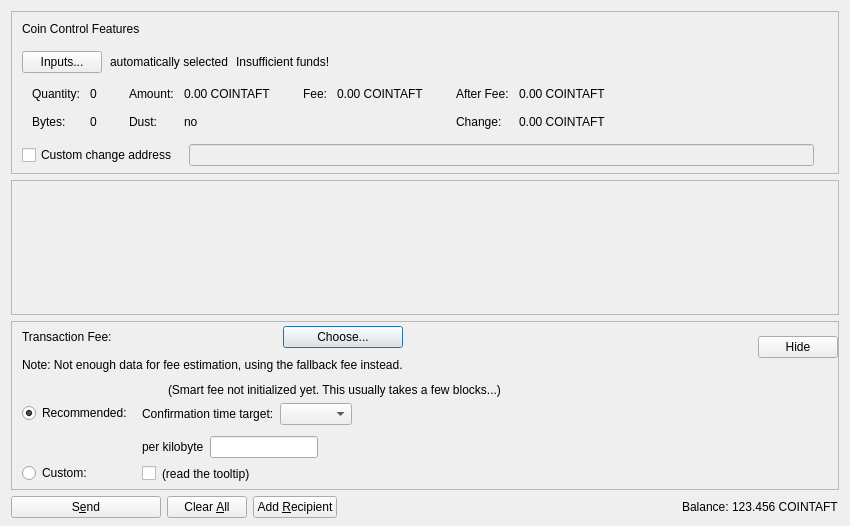
<?xml version="1.0" encoding="UTF-8"?>
<ui version="4.0">
 <class>SendCoinsDialog</class>
 <widget class="QDialog" name="SendCoinsDialog">
  <property name="geometry">
   <rect>
    <x>0</x>
    <y>0</y>
    <width>850</width>
    <height>526</height>
   </rect>
  </property>
  <property name="windowTitle">
   <string>Send Coins</string>
  </property>
  <layout class="QVBoxLayout" name="verticalLayout" stretch="0,1,0,0">
   <property name="bottomMargin">
    <number>8</number>
   </property>
   <item>
    <widget class="QFrame" name="frameCoinControl">
     <property name="sizePolicy">
      <sizepolicy hsizetype="Expanding" vsizetype="Expanding">
       <horstretch>0</horstretch>
       <verstretch>0</verstretch>
      </sizepolicy>
     </property>
     <property name="maximumSize">
      <size>
       <width>16777215</width>
       <height>16777215</height>
      </size>
     </property>
     <property name="frameShape">
      <enum>QFrame::StyledPanel</enum>
     </property>
     <property name="frameShadow">
      <enum>QFrame::Sunken</enum>
     </property>
     <layout class="QVBoxLayout" name="verticalLayoutCoinControl2">
      <property name="spacing">
       <number>0</number>
      </property>
      <property name="leftMargin">
       <number>0</number>
      </property>
      <property name="topMargin">
       <number>0</number>
      </property>
      <property name="rightMargin">
       <number>0</number>
      </property>
      <property name="bottomMargin">
       <number>6</number>
      </property>
      <item>
       <layout class="QVBoxLayout" name="verticalLayoutCoinControl" stretch="0,0,0,0,1">
        <property name="spacing">
         <number>0</number>
        </property>
        <property name="leftMargin">
         <number>10</number>
        </property>
        <property name="topMargin">
         <number>10</number>
        </property>
        <item>
         <layout class="QHBoxLayout" name="horizontalLayoutCoinControl1">
          <property name="bottomMargin">
           <number>15</number>
          </property>
          <item>
           <widget class="QLabel" name="labelCoinControlFeatures">
            <property name="sizePolicy">
             <sizepolicy hsizetype="Preferred" vsizetype="Maximum">
              <horstretch>0</horstretch>
              <verstretch>0</verstretch>
             </sizepolicy>
            </property>
            <property name="text">
             <string>Coin Control Features</string>
            </property>
           </widget>
          </item>
         </layout>
        </item>
        <item>
         <layout class="QHBoxLayout" name="horizontalLayoutCoinControl2" stretch="0,0,0,0">
          <property name="spacing">
           <number>8</number>
          </property>
          <property name="bottomMargin">
           <number>10</number>
          </property>
          <item>
           <widget class="QPushButton" name="pushButtonCoinControl">
            <property name="styleSheet">
             <string notr="true"/>
            </property>
            <property name="text">
             <string>Inputs...</string>
            </property>
            <property name="autoDefault">
             <bool>false</bool>
            </property>
           </widget>
          </item>
          <item>
           <widget class="QLabel" name="labelCoinControlAutomaticallySelected">
            <property name="text">
             <string>automatically selected</string>
            </property>
            <property name="margin">
             <number>5</number>
            </property>
           </widget>
          </item>
          <item>
           <widget class="QLabel" name="labelCoinControlInsuffFunds">
            <property name="text">
             <string>Insufficient funds!</string>
            </property>
            <property name="margin">
             <number>5</number>
            </property>
           </widget>
          </item>
          <item>
           <spacer name="horizontalSpacerCoinControl">
            <property name="orientation">
             <enum>Qt::Horizontal</enum>
            </property>
            <property name="sizeHint" stdset="0">
             <size>
              <width>40</width>
              <height>1</height>
             </size>
            </property>
           </spacer>
          </item>
         </layout>
        </item>
        <item>
         <widget class="QWidget" name="widgetCoinControl" native="true">
          <property name="sizePolicy">
           <sizepolicy hsizetype="Preferred" vsizetype="Preferred">
            <horstretch>0</horstretch>
            <verstretch>0</verstretch>
           </sizepolicy>
          </property>
          <property name="minimumSize">
           <size>
            <width>0</width>
            <height>0</height>
           </size>
          </property>
          <property name="styleSheet">
           <string notr="true"/>
          </property>
          <layout class="QHBoxLayout" name="horizontalLayoutCoinControl5">
           <property name="leftMargin">
            <number>0</number>
           </property>
           <property name="topMargin">
            <number>0</number>
           </property>
           <property name="rightMargin">
            <number>0</number>
           </property>
           <property name="bottomMargin">
            <number>0</number>
           </property>
           <item>
            <layout class="QHBoxLayout" name="horizontalLayoutCoinControl3" stretch="0,0,0,1">
             <property name="spacing">
              <number>20</number>
             </property>
             <property name="topMargin">
              <number>0</number>
             </property>
             <property name="bottomMargin">
              <number>10</number>
             </property>
             <item>
              <layout class="QFormLayout" name="formLayoutCoinControl1">
               <property name="horizontalSpacing">
                <number>10</number>
               </property>
               <property name="verticalSpacing">
                <number>14</number>
               </property>
               <property name="leftMargin">
                <number>10</number>
               </property>
               <property name="topMargin">
                <number>4</number>
               </property>
               <property name="rightMargin">
                <number>6</number>
               </property>
               <item row="0" column="0">
                <widget class="QLabel" name="labelCoinControlQuantityText">
                 <property name="text">
                  <string>Quantity:</string>
                 </property>
                 <property name="margin">
                  <number>0</number>
                 </property>
                </widget>
               </item>
               <item row="0" column="1">
                <widget class="QLabel" name="labelCoinControlQuantity">
                 <property name="cursor">
                  <cursorShape>IBeamCursor</cursorShape>
                 </property>
                 <property name="contextMenuPolicy">
                  <enum>Qt::ActionsContextMenu</enum>
                 </property>
                 <property name="text">
                  <string notr="true">0</string>
                 </property>
                 <property name="margin">
                  <number>0</number>
                 </property>
                 <property name="textInteractionFlags">
                  <set>Qt::LinksAccessibleByMouse|Qt::TextSelectableByKeyboard|Qt::TextSelectableByMouse</set>
                 </property>
                </widget>
               </item>
               <item row="1" column="0">
                <widget class="QLabel" name="labelCoinControlBytesText">
                 <property name="text">
                  <string>Bytes:</string>
                 </property>
                </widget>
               </item>
               <item row="1" column="1">
                <widget class="QLabel" name="labelCoinControlBytes">
                 <property name="cursor">
                  <cursorShape>IBeamCursor</cursorShape>
                 </property>
                 <property name="contextMenuPolicy">
                  <enum>Qt::ActionsContextMenu</enum>
                 </property>
                 <property name="text">
                  <string notr="true">0</string>
                 </property>
                 <property name="textInteractionFlags">
                  <set>Qt::LinksAccessibleByMouse|Qt::TextSelectableByKeyboard|Qt::TextSelectableByMouse</set>
                 </property>
                </widget>
               </item>
              </layout>
             </item>
             <item>
              <layout class="QFormLayout" name="formLayoutCoinControl2">
               <property name="horizontalSpacing">
                <number>10</number>
               </property>
               <property name="verticalSpacing">
                <number>14</number>
               </property>
               <property name="leftMargin">
                <number>6</number>
               </property>
               <property name="topMargin">
                <number>4</number>
               </property>
               <property name="rightMargin">
                <number>6</number>
               </property>
               <item row="0" column="0">
                <widget class="QLabel" name="labelCoinControlAmountText">
                 <property name="text">
                  <string>Amount:</string>
                 </property>
                 <property name="margin">
                  <number>0</number>
                 </property>
                </widget>
               </item>
               <item row="0" column="1">
                <widget class="QLabel" name="labelCoinControlAmount">
                 <property name="cursor">
                  <cursorShape>IBeamCursor</cursorShape>
                 </property>
                 <property name="contextMenuPolicy">
                  <enum>Qt::ActionsContextMenu</enum>
                 </property>
                 <property name="text">
                  <string notr="true">0.00 COINTAFT</string>
                 </property>
                 <property name="textInteractionFlags">
                  <set>Qt::LinksAccessibleByMouse|Qt::TextSelectableByKeyboard|Qt::TextSelectableByMouse</set>
                 </property>
                </widget>
               </item>
               <item row="1" column="0">
                <widget class="QLabel" name="labelCoinControlLowOutputText">
                 <property name="text">
                  <string>Dust:</string>
                 </property>
                </widget>
               </item>
               <item row="1" column="1">
                <widget class="QLabel" name="labelCoinControlLowOutput">
                 <property name="cursor">
                  <cursorShape>IBeamCursor</cursorShape>
                 </property>
                 <property name="contextMenuPolicy">
                  <enum>Qt::ActionsContextMenu</enum>
                 </property>
                 <property name="text">
                  <string notr="true">no</string>
                 </property>
                 <property name="textInteractionFlags">
                  <set>Qt::LinksAccessibleByMouse|Qt::TextSelectableByKeyboard|Qt::TextSelectableByMouse</set>
                 </property>
                </widget>
               </item>
              </layout>
             </item>
             <item>
              <layout class="QFormLayout" name="formLayoutCoinControl3">
               <property name="horizontalSpacing">
                <number>10</number>
               </property>
               <property name="verticalSpacing">
                <number>14</number>
               </property>
               <property name="leftMargin">
                <number>6</number>
               </property>
               <property name="topMargin">
                <number>4</number>
               </property>
               <property name="rightMargin">
                <number>6</number>
               </property>
               <item row="0" column="0">
                <widget class="QLabel" name="labelCoinControlFeeText">
                 <property name="text">
                  <string>Fee:</string>
                 </property>
                 <property name="margin">
                  <number>0</number>
                 </property>
                </widget>
               </item>
               <item row="0" column="1">
                <widget class="QLabel" name="labelCoinControlFee">
                 <property name="cursor">
                  <cursorShape>IBeamCursor</cursorShape>
                 </property>
                 <property name="contextMenuPolicy">
                  <enum>Qt::ActionsContextMenu</enum>
                 </property>
                 <property name="text">
                  <string notr="true">0.00 COINTAFT</string>
                 </property>
                 <property name="textInteractionFlags">
                  <set>Qt::LinksAccessibleByMouse|Qt::TextSelectableByKeyboard|Qt::TextSelectableByMouse</set>
                 </property>
                </widget>
               </item>
              </layout>
             </item>
             <item>
              <layout class="QFormLayout" name="formLayoutCoinControl4">
               <property name="horizontalSpacing">
                <number>10</number>
               </property>
               <property name="verticalSpacing">
                <number>14</number>
               </property>
               <property name="leftMargin">
                <number>6</number>
               </property>
               <property name="topMargin">
                <number>4</number>
               </property>
               <property name="rightMargin">
                <number>6</number>
               </property>
               <item row="0" column="0">
                <widget class="QLabel" name="labelCoinControlAfterFeeText">
                 <property name="text">
                  <string>After Fee:</string>
                 </property>
                 <property name="margin">
                  <number>0</number>
                 </property>
                </widget>
               </item>
               <item row="0" column="1">
                <widget class="QLabel" name="labelCoinControlAfterFee">
                 <property name="cursor">
                  <cursorShape>IBeamCursor</cursorShape>
                 </property>
                 <property name="contextMenuPolicy">
                  <enum>Qt::ActionsContextMenu</enum>
                 </property>
                 <property name="text">
                  <string notr="true">0.00 COINTAFT</string>
                 </property>
                 <property name="textInteractionFlags">
                  <set>Qt::LinksAccessibleByMouse|Qt::TextSelectableByKeyboard|Qt::TextSelectableByMouse</set>
                 </property>
                </widget>
               </item>
               <item row="1" column="0">
                <widget class="QLabel" name="labelCoinControlChangeText">
                 <property name="text">
                  <string>Change:</string>
                 </property>
                </widget>
               </item>
               <item row="1" column="1">
                <widget class="QLabel" name="labelCoinControlChange">
                 <property name="cursor">
                  <cursorShape>IBeamCursor</cursorShape>
                 </property>
                 <property name="contextMenuPolicy">
                  <enum>Qt::ActionsContextMenu</enum>
                 </property>
                 <property name="text">
                  <string notr="true">0.00 COINTAFT</string>
                 </property>
                 <property name="textInteractionFlags">
                  <set>Qt::LinksAccessibleByMouse|Qt::TextSelectableByKeyboard|Qt::TextSelectableByMouse</set>
                 </property>
                </widget>
               </item>
              </layout>
             </item>
            </layout>
           </item>
          </layout>
         </widget>
        </item>
        <item>
         <layout class="QHBoxLayout" name="horizontalLayoutCoinControl4" stretch="0,0,0">
          <property name="spacing">
           <number>12</number>
          </property>
          <property name="sizeConstraint">
           <enum>QLayout::SetDefaultConstraint</enum>
          </property>
          <property name="topMargin">
           <number>5</number>
          </property>
          <property name="rightMargin">
           <number>5</number>
          </property>
          <item>
           <widget class="QCheckBox" name="checkBoxCoinControlChange">
            <property name="toolTip">
             <string>If this is activated, but the change address is empty or invalid, change will be sent to a newly generated address.</string>
            </property>
            <property name="text">
             <string>Custom change address</string>
            </property>
           </widget>
          </item>
          <item>
           <widget class="QValidatedLineEdit" name="lineEditCoinControlChange">
            <property name="enabled">
             <bool>false</bool>
            </property>
            <property name="sizePolicy">
             <sizepolicy hsizetype="Expanding" vsizetype="Fixed">
              <horstretch>0</horstretch>
              <verstretch>0</verstretch>
             </sizepolicy>
            </property>
           </widget>
          </item>
          <item>
           <widget class="QLabel" name="labelCoinControlChangeLabel">
            <property name="sizePolicy">
             <sizepolicy hsizetype="Preferred" vsizetype="Expanding">
              <horstretch>0</horstretch>
              <verstretch>0</verstretch>
             </sizepolicy>
            </property>
            <property name="minimumSize">
             <size>
              <width>0</width>
              <height>0</height>
             </size>
            </property>
            <property name="text">
             <string/>
            </property>
            <property name="margin">
             <number>3</number>
            </property>
           </widget>
          </item>
         </layout>
        </item>
        <item>
         <spacer name="verticalSpacerCoinControl">
          <property name="orientation">
           <enum>Qt::Vertical</enum>
          </property>
          <property name="sizeHint" stdset="0">
           <size>
            <width>800</width>
            <height>1</height>
           </size>
          </property>
         </spacer>
        </item>
       </layout>
      </item>
     </layout>
    </widget>
   </item>
   <item>
    <widget class="QScrollArea" name="scrollArea">
     <property name="widgetResizable">
      <bool>true</bool>
     </property>
     <widget class="QWidget" name="scrollAreaWidgetContents">
      <property name="geometry">
       <rect>
        <x>0</x>
        <y>0</y>
        <width>830</width>
        <height>104</height>
       </rect>
      </property>
      <layout class="QVBoxLayout" name="verticalLayout_2" stretch="0,1">
       <property name="leftMargin">
        <number>0</number>
       </property>
       <property name="topMargin">
        <number>0</number>
       </property>
       <property name="rightMargin">
        <number>0</number>
       </property>
       <property name="bottomMargin">
        <number>0</number>
       </property>
       <item>
        <layout class="QVBoxLayout" name="entries">
         <property name="spacing">
          <number>6</number>
         </property>
        </layout>
       </item>
       <item>
        <spacer name="verticalSpacer">
         <property name="orientation">
          <enum>Qt::Vertical</enum>
         </property>
         <property name="sizeHint" stdset="0">
          <size>
           <width>20</width>
           <height>40</height>
          </size>
         </property>
        </spacer>
       </item>
      </layout>
     </widget>
    </widget>
   </item>
   <item>
    <widget class="QFrame" name="frameFee">
     <property name="sizePolicy">
      <sizepolicy hsizetype="Expanding" vsizetype="Expanding">
       <horstretch>0</horstretch>
       <verstretch>0</verstretch>
      </sizepolicy>
     </property>
     <property name="maximumSize">
      <size>
       <width>16777215</width>
       <height>16777215</height>
      </size>
     </property>
     <property name="frameShape">
      <enum>QFrame::StyledPanel</enum>
     </property>
     <property name="frameShadow">
      <enum>QFrame::Sunken</enum>
     </property>
     <layout class="QVBoxLayout" name="verticalLayoutFee1">
      <property name="spacing">
       <number>0</number>
      </property>
      <property name="leftMargin">
       <number>0</number>
      </property>
      <property name="topMargin">
       <number>0</number>
      </property>
      <property name="rightMargin">
       <number>0</number>
      </property>
      <property name="bottomMargin">
       <number>0</number>
      </property>
      <item>
       <layout class="QVBoxLayout" name="verticalLayoutFee2" stretch="0,0,0">
        <property name="spacing">
         <number>0</number>
        </property>
        <property name="leftMargin">
         <number>10</number>
        </property>
        <property name="topMargin">
         <number>0</number>
        </property>
        <item>
         <layout class="QHBoxLayout" name="horizontalLayoutFee1">
          <property name="bottomMargin">
           <number>0</number>
          </property>
          <item>
           <layout class="QVBoxLayout" name="verticalLayoutFee7">
            <property name="spacing">
             <number>0</number>
            </property>
            <item>
             <spacer name="verticalSpacerSmartFee">
              <property name="orientation">
               <enum>Qt::Vertical</enum>
              </property>
              <property name="sizeType">
               <enum>QSizePolicy::Fixed</enum>
              </property>
              <property name="sizeHint" stdset="0">
               <size>
                <width>1</width>
                <height>4</height>
               </size>
              </property>
             </spacer>
            </item>
            <item>
             <layout class="QHBoxLayout" name="horizontalLayoutSmartFee">
              <property name="spacing">
               <number>10</number>
              </property>
              <item>
               <widget class="QLabel" name="labelFeeHeadline">
                <property name="sizePolicy">
                 <sizepolicy hsizetype="Preferred" vsizetype="Maximum">
                  <horstretch>0</horstretch>
                  <verstretch>0</verstretch>
                 </sizepolicy>
                </property>
                <property name="text">
                 <string>Transaction Fee:</string>
                </property>
               </widget>
              </item>
              <item>
               <widget class="QLabel" name="labelFeeMinimized">
                <property name="text">
                 <string/>
                </property>
               </widget>
              </item>
              <item>
               <widget class="QPushButton" name="buttonChooseFee">
                <property name="text">
                 <string>Choose...</string>
                </property>
               </widget>
              </item>
             </layout>
            </item>
            <item>
             <spacer name="verticalSpacer_7">
              <property name="orientation">
               <enum>Qt::Vertical</enum>
              </property>
              <property name="sizeHint" stdset="0">
               <size>
                <width>1</width>
                <height>10</height>
               </size>
              </property>
             </spacer>
            </item>
            <item>
             <widget class="QLabel" name="fallbackFeeWarningLabel">
              <property name="toolTip">
               <string>Using the fallbackfee can result in sending a transaction that will take several hours or days (or never) to confirm. Consider choosing your fee manually or wait until you have validated the complete chain.</string>
              </property>
              <property name="text">
               <string>Note: Not enough data for fee estimation, using the fallback fee instead.</string>
              </property>
              <property name="wordWrap">
               <bool>false</bool>
              </property>
             </widget>
            </item>
            <item>
             <spacer name="verticalSpacer_5">
              <property name="orientation">
               <enum>Qt::Vertical</enum>
              </property>
              <property name="sizeHint" stdset="0">
               <size>
                <width>1</width>
                <height>1</height>
               </size>
              </property>
             </spacer>
            </item>
           </layout>
          </item>
          <item>
           <spacer name="horizontalSpacer_4">
            <property name="orientation">
             <enum>Qt::Horizontal</enum>
            </property>
            <property name="sizeHint" stdset="0">
             <size>
              <width>1</width>
              <height>1</height>
             </size>
            </property>
           </spacer>
          </item>
          <item>
           <widget class="QPushButton" name="buttonMinimizeFee">
            <property name="toolTip">
             <string>collapse fee-settings</string>
            </property>
            <property name="text">
             <string>Hide</string>
            </property>
           </widget>
          </item>
         </layout>
        </item>
        <item>
         <widget class="QFrame" name="frameFeeSelection">
          <layout class="QVBoxLayout" name="verticalLayoutFee12">
           <property name="spacing">
            <number>0</number>
           </property>
           <property name="leftMargin">
            <number>0</number>
           </property>
           <property name="topMargin">
            <number>0</number>
           </property>
           <property name="rightMargin">
            <number>0</number>
           </property>
           <property name="bottomMargin">
            <number>0</number>
           </property>
           <item>
            <layout class="QGridLayout" name="gridLayoutFee">
             <property name="topMargin">
              <number>10</number>
             </property>
             <property name="bottomMargin">
              <number>4</number>
             </property>
             <property name="horizontalSpacing">
              <number>10</number>
             </property>
             <property name="verticalSpacing">
              <number>4</number>
             </property>
             <item row="1" column="1">
              <layout class="QVBoxLayout" name="verticalLayoutFee8">
               <property name="spacing">
                <number>6</number>
               </property>
               <property name="topMargin">
                <number>3</number>
               </property>
               <item>
                <layout class="QHBoxLayout" name="horizontalLayoutFee13" stretch="0,0,1">
                 <item>
                  <widget class="QLabel" name="labelCustomPerKilobyte">
                   <property name="toolTip">
                    <string>If the custom fee is set to 1000 ruffs and the transaction is only 250 bytes, then &quot;per kilobyte&quot; only pays 250 ruffs in fee,&lt;br /&gt;while &quot;at least&quot; pays 1000 ruffs. For transactions bigger than a kilobyte both pay by kilobyte.</string>
                   </property>
                   <property name="text">
                    <string>per kilobyte</string>
                   </property>
                  </widget>
                 </item>
                 <item>
                  <widget class="BitcoinAmountField" name="customFee"/>
                 </item>
                 <item>
                  <spacer name="horizontalSpacer_6">
                   <property name="orientation">
                    <enum>Qt::Horizontal</enum>
                   </property>
                   <property name="sizeHint" stdset="0">
                    <size>
                     <width>1</width>
                     <height>1</height>
                    </size>
                   </property>
                  </spacer>
                 </item>
                </layout>
               </item>
               <item>
                <layout class="QHBoxLayout" name="horizontalLayoutFee8">
                 <item>
                  <widget class="QCheckBox" name="checkBoxMinimumFee">
                   <property name="toolTip">
                    <string>Paying only the minimum fee is just fine as long as there is less transaction volume than space in the blocks.&lt;br /&gt;But be aware that this can end up in a never confirming transaction once there is more demand for cointaft transactions than the network can process.</string>
                   </property>
                   <property name="text">
                    <string/>
                   </property>
                  </widget>
                 </item>
                 <item>
                  <widget class="QLabel" name="labelMinFeeWarning">
                   <property name="enabled">
                    <bool>true</bool>
                   </property>
                   <property name="toolTip">
                    <string>Paying only the minimum fee is just fine as long as there is less transaction volume than space in the blocks.&lt;br /&gt;But be aware that this can end up in a never confirming transaction once there is more demand for cointaft transactions than the network can process.</string>
                   </property>
                   <property name="text">
                    <string>(read the tooltip)</string>
                   </property>
                   <property name="margin">
                    <number>5</number>
                   </property>
                  </widget>
                 </item>
                 <item>
                  <spacer name="horizontalSpacer_2">
                   <property name="orientation">
                    <enum>Qt::Horizontal</enum>
                   </property>
                   <property name="sizeHint" stdset="0">
                    <size>
                     <width>1</width>
                     <height>1</height>
                    </size>
                   </property>
                  </spacer>
                 </item>
                </layout>
               </item>
              </layout>
             </item>
             <item row="0" column="0">
              <layout class="QVBoxLayout" name="verticalLayoutFee4" stretch="0,1">
               <property name="topMargin">
                <number>20</number>
               </property>
               <property name="bottomMargin">
                <number>3</number>
               </property>
               <item>
                <widget class="QRadioButton" name="radioSmartFee">
                 <property name="text">
                  <string>Recommended:</string>
                 </property>
                 <property name="checked">
                  <bool>true</bool>
                 </property>
                 <attribute name="buttonGroup">
                  <string notr="true">groupFee</string>
                 </attribute>
                </widget>
               </item>
               <item>
                <spacer name="verticalSpacer_2">
                 <property name="orientation">
                  <enum>Qt::Vertical</enum>
                 </property>
                 <property name="sizeHint" stdset="0">
                  <size>
                   <width>1</width>
                   <height>1</height>
                  </size>
                 </property>
                </spacer>
               </item>
              </layout>
             </item>
             <item row="1" column="0">
              <layout class="QVBoxLayout" name="verticalLayoutFee9" stretch="0,1">
               <property name="topMargin">
                <number>30</number>
               </property>
               <item>
                <widget class="QRadioButton" name="radioCustomFee">
                 <property name="text">
                  <string>Custom:</string>
                 </property>
                 <attribute name="buttonGroup">
                  <string notr="true">groupFee</string>
                 </attribute>
                </widget>
               </item>
               <item>
                <spacer name="verticalSpacer_6">
                 <property name="orientation">
                  <enum>Qt::Vertical</enum>
                 </property>
                 <property name="sizeHint" stdset="0">
                  <size>
                   <width>1</width>
                   <height>1</height>
                  </size>
                 </property>
                </spacer>
               </item>
              </layout>
             </item>
             <item row="0" column="1">
              <layout class="QVBoxLayout" name="verticalLayoutFee3" stretch="0,0,1">
               <property name="spacing">
                <number>6</number>
               </property>
               <property name="topMargin">
                <number>0</number>
               </property>
               <property name="bottomMargin">
                <number>3</number>
               </property>
               <item>
                <layout class="QHBoxLayout" name="horizontalLayoutFee12">
                 <item>
                  <widget class="QLabel" name="labelSmartFee">
                   <property name="text">
                    <string/>
                   </property>
                   <property name="margin">
                    <number>2</number>
                   </property>
                  </widget>
                 </item>
                 <item>
                  <widget class="QLabel" name="labelFeeEstimation">
                   <property name="text">
                    <string/>
                   </property>
                  </widget>
                 </item>
                 <item>
                  <widget class="QLabel" name="labelSmartFee2">
                   <property name="text">
                    <string>(Smart fee not initialized yet. This usually takes a few blocks...)</string>
                   </property>
                   <property name="margin">
                    <number>2</number>
                   </property>
                  </widget>
                 </item>
                 <item>
                  <spacer name="horizontalSpacer_5">
                   <property name="orientation">
                    <enum>Qt::Horizontal</enum>
                   </property>
                   <property name="sizeHint" stdset="0">
                    <size>
                     <width>1</width>
                     <height>1</height>
                    </size>
                   </property>
                  </spacer>
                 </item>
                </layout>
               </item>
               <item>
                <layout class="QHBoxLayout" name="horizontalLayoutFee9">
                 <item>
                  <layout class="QVBoxLayout" name="verticalLayoutFee6">
                   <item>
                    <widget class="QLabel" name="labelSmartFee3">
                     <property name="text">
                      <string>Confirmation time target:</string>
                     </property>
                     <property name="margin">
                      <number>2</number>
                     </property>
                    </widget>
                   </item>
                  </layout>
                 </item>
                 <item>
                  <layout class="QVBoxLayout" name="verticalLayoutFee5">
                   <property name="rightMargin">
                    <number>30</number>
                   </property>
                   <item>
                    <layout class="QHBoxLayout" name="horizontalLayoutConfTarget">
                     <property name="bottomMargin">
                      <number>0</number>
                     </property>
                     <item>
                      <widget class="QComboBox" name="confTargetSelector"/>
                     </item>
                     <item>
                      <spacer name="horizontalSpacerConfTarget">
                       <property name="orientation">
                        <enum>Qt::Horizontal</enum>
                       </property>
                       <property name="sizeHint" stdset="0">
                        <size>
                         <width>40</width>
                         <height>20</height>
                        </size>
                       </property>
                      </spacer>
                     </item>
                    </layout>
                   </item>
                  </layout>
                 </item>
                </layout>
               </item>
               <item>
                <spacer name="verticalSpacer_4">
                 <property name="orientation">
                  <enum>Qt::Vertical</enum>
                 </property>
                 <property name="sizeHint" stdset="0">
                  <size>
                   <width>1</width>
                   <height>1</height>
                  </size>
                 </property>
                </spacer>
               </item>
              </layout>
             </item>
            </layout>
           </item>
          </layout>
         </widget>
        </item>
        <item>
         <spacer name="verticalSpacerFee">
          <property name="orientation">
           <enum>Qt::Vertical</enum>
          </property>
          <property name="sizeHint" stdset="0">
           <size>
            <width>800</width>
            <height>1</height>
           </size>
          </property>
         </spacer>
        </item>
       </layout>
      </item>
     </layout>
    </widget>
   </item>
   <item>
    <layout class="QHBoxLayout" name="horizontalLayout">
     <item>
      <widget class="QPushButton" name="sendButton">
       <property name="minimumSize">
        <size>
         <width>150</width>
         <height>0</height>
        </size>
       </property>
       <property name="toolTip">
        <string>Confirm the send action</string>
       </property>
       <property name="text">
        <string>S&amp;end</string>
       </property>
       <property name="autoDefault">
        <bool>false</bool>
       </property>
       <property name="default">
        <bool>false</bool>
       </property>
      </widget>
     </item>
     <item>
      <widget class="QPushButton" name="clearButton">
       <property name="sizePolicy">
        <sizepolicy hsizetype="Minimum" vsizetype="Fixed">
         <horstretch>0</horstretch>
         <verstretch>0</verstretch>
        </sizepolicy>
       </property>
       <property name="toolTip">
        <string>Clear all fields of the form.</string>
       </property>
       <property name="text">
        <string>Clear &amp;All</string>
       </property>
       <property name="autoDefault">
        <bool>false</bool>
       </property>
      </widget>
     </item>
     <item>
      <widget class="QPushButton" name="addButton">
       <property name="toolTip">
        <string>Send to multiple recipients at once</string>
       </property>
       <property name="text">
        <string>Add &amp;Recipient</string>
       </property>
       <property name="autoDefault">
        <bool>false</bool>
       </property>
      </widget>
     </item>
     <item>
      <spacer name="horizontalSpacer">
       <property name="orientation">
        <enum>Qt::Horizontal</enum>
       </property>
       <property name="sizeHint" stdset="0">
        <size>
         <width>40</width>
         <height>20</height>
        </size>
       </property>
      </spacer>
     </item>
     <item>
      <layout class="QHBoxLayout" name="horizontalLayout_2">
       <property name="spacing">
        <number>3</number>
       </property>
       <item>
        <widget class="QLabel" name="labelBalanceText">
         <property name="text">
          <string>Balance:</string>
         </property>
        </widget>
       </item>
       <item>
        <widget class="QLabel" name="labelBalance">
         <property name="sizePolicy">
          <sizepolicy hsizetype="Preferred" vsizetype="Preferred">
           <horstretch>0</horstretch>
           <verstretch>0</verstretch>
          </sizepolicy>
         </property>
         <property name="cursor">
          <cursorShape>IBeamCursor</cursorShape>
         </property>
         <property name="text">
          <string notr="true">123.456 COINTAFT</string>
         </property>
         <property name="textInteractionFlags">
          <set>Qt::LinksAccessibleByMouse|Qt::TextSelectableByKeyboard|Qt::TextSelectableByMouse</set>
         </property>
        </widget>
       </item>
      </layout>
     </item>
    </layout>
   </item>
  </layout>
 </widget>
 <customwidgets>
  <customwidget>
   <class>QValidatedLineEdit</class>
   <extends>QLineEdit</extends>
   <header>qt/qvalidatedlineedit.h</header>
  </customwidget>
  <customwidget>
   <class>BitcoinAmountField</class>
   <extends>QLineEdit</extends>
   <header>qt/bitcoinamountfield.h</header>
   <container>1</container>
  </customwidget>
 </customwidgets>
 <resources>
  <include location="../cointaft.qrc"/>
 </resources>
 <connections/>
 <buttongroups>
  <buttongroup name="groupFee"/>
 </buttongroups>
</ui>
